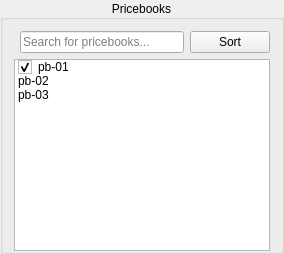
           <widget class="QGroupBox" name="pricebooks_groupbox_3">
            <property name="sizePolicy">
             <sizepolicy hsizetype="Preferred" vsizetype="Preferred">
              <horstretch>0</horstretch>
              <verstretch>0</verstretch>
             </sizepolicy>
            </property>
            <property name="autoFillBackground">
             <bool>false</bool>
            </property>
            <property name="title">
             <string>Pricebooks</string>
            </property>
            <property name="alignment">
             <set>Qt::AlignmentFlag::AlignCenter</set>
            </property>
            <property name="flat">
             <bool>true</bool>
            </property>
            <property name="checkable">
             <bool>false</bool>
            </property>
            <property name="checked">
             <bool>false</bool>
            </property>
            <layout class="QGridLayout" name="gridLayout_41">
             <property name="bottomMargin">
              <number>0</number>
             </property>
             <item row="0" column="1">
              <widget class="QLineEdit" name="pb_searchbar_line_edit_3">
               <property name="minimumSize">
                <size>
                 <width>0</width>
                 <height>0</height>
                </size>
               </property>
               <property name="inputMask">
                <string/>
               </property>
               <property name="text">
                <string/>
               </property>
               <property name="placeholderText">
                <string>Search for pricebooks...</string>
               </property>
              </widget>
             </item>
             <item row="1" column="0" colspan="3">
              <widget class="QListWidget" name="pricebooks_list_3">
               <property name="spacing">
                <number>0</number>
               </property>
               <property name="currentRow">
                <number>-1</number>
               </property>
               <property name="sortingEnabled">
                <bool>false</bool>
               </property>
               <item>
                <property name="text">
                 <string>pb-01</string>
                </property>
                <property name="checkState">
                 <enum>Checked</enum>
                </property>
               </item>
               <item>
                <property name="text">
                 <string>pb-02</string>
                </property>
                <property name="checkState">
                 <enum>Unchecked</enum>
                </property>
               </item>
               <item>
                <property name="text">
                 <string>pb-03</string>
                </property>
                <property name="checkState">
                 <enum>Unchecked</enum>
                </property>
               </item>
              </widget>
             </item>
             <item row="0" column="2">
              <widget class="QPushButton" name="sort_button_3">
               <property name="text">
                <string>Sort</string>
               </property>
              </widget>
             </item>
            </layout>
           </widget>
